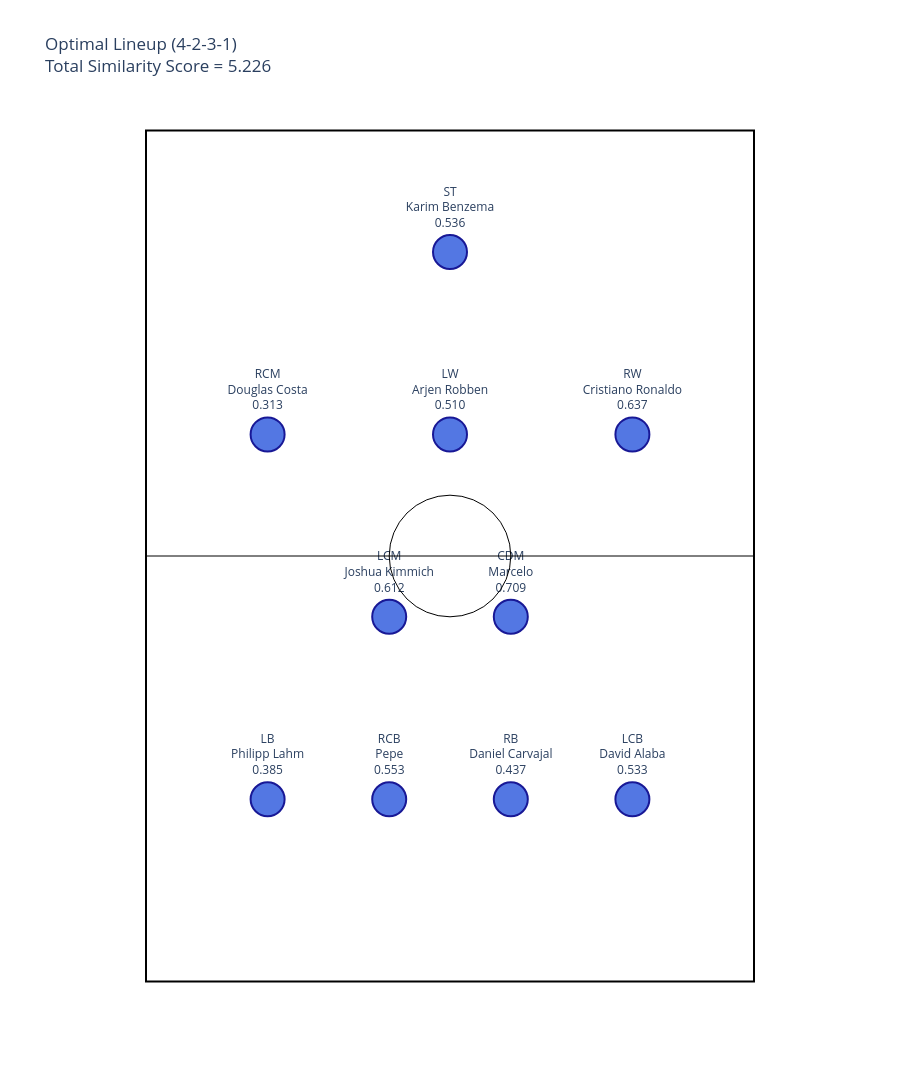

This figure's notebook cell:
### Code cell
visualize_optimal_lineup(
    custom_coords=formation_4231,
    df_scores=df_scores_fantasy_4231,
    lineup_df=optimal_lineup,
    total_score=total_score,
    formation_name="4-2-3-1",
)

### Figure 1 — Plotly figure (JSON) as saved in the notebook; plotly's stock layout.template omitted (floating-point values rounded to 4 significant figures)
{"data": [{"hoverinfo": "text", "hovertext": ["<b>pos_1 top 3 fits:</b><br>Philipp Lahm: 0.3850<br>Daniel Carvajal: 0.3432<br>Juan Bernat: 0.3305", "<b>pos_2 top 3 fits:</b><br>Philipp Lahm: 0.5838<br>David Alaba: 0.5327<br>Pepe: 0.4973", "<b>pos_3 top 3 fits:</b><br>Pepe: 0.5535<br>David Alaba: 0.4879<br>Daniel Carvajal: 0.4817", "<b>pos_4 top 3 fits:</b><br>Pepe: 0.4688<br>Philipp Lahm: 0.4622<br>Daniel Carvajal: 0.4365", "<b>pos_5 top 3 fits:</b><br>Marcelo: 0.6168<br>Joshua Kimmich: 0.6124<br>Casemiro: 0.6124", "<b>pos_6 top 3 fits:</b><br>Marcelo: 0.7094<br>Philipp Lahm: 0.7088<br>David Alaba: 0.7044", "<b>pos_7 top 3 fits:</b><br>Karim Benzema: 0.3445<br>Arjen Robben: 0.3211<br>Douglas Costa: 0.3134", "<b>pos_8 top 3 fits:</b><br>Arjen Robben: 0.5104<br>Thomas Mueller: 0.4875<br>Douglas Costa: 0.4654", "<b>pos_9 top 3 fits:</b><br>Karim Benzema: 0.6499<br>Cristiano Ronaldo: 0.6367<br>Douglas Costa: 0.6031", "<b>pos_10 top 3 fits:</b><br>Karim Benzema: 0.5361<br>Cristiano Ronaldo: 0.4723<br>Robert Lewandowski: 0.4583"], "marker": {"color": "royalblue", "line": {"color": "darkblue", "width": 2}, "opacity": 0.9, "size": 34}, "mode": "markers+text", "text": ["LB<br>Philipp Lahm<br>0.385", "LCB<br>David Alaba<br>0.533", "RCB<br>Pepe<br>0.553", "RB<br>Daniel Carvajal<br>0.437", "LCM<br>Joshua Kimmich<br>0.612", "CDM<br>Marcelo<br>0.709", "RCM<br>Douglas Costa<br>0.313", "LW<br>Arjen Robben<br>0.510", "RW<br>Cristiano Ronaldo<br>0.637", "ST<br>Karim Benzema<br>0.536"], "textposition": "top center", "type": "scatter", "x": [2.0, 8.0, 4.0, 6.0, 4.0, 6.0, 2.0, 5.0, 8.0, 5.0], "y": [3.0, 3.0, 3.0, 3.0, 6.0, 6.0, 9.0, 9.0, 9.0, 12.0]}], "layout": {"height": 1100, "shapes": [{"line": {"color": "black", "width": 2}, "type": "rect", "x0": 0, "x1": 10, "y0": 0, "y1": 14}, {"line": {"color": "black", "width": 1}, "type": "line", "x0": 0, "x1": 10, "y0": 7, "y1": 7}, {"line": {"color": "black", "width": 1}, "type": "circle", "x0": 4, "x1": 6, "y0": 6, "y1": 8}], "showlegend": false, "title": {"text": "Optimal Lineup (4-2-3-1)<br>Total Similarity Score = 5.226"}, "width": 900, "xaxis": {"range": [-0.5, 10.5], "showgrid": false, "title": {"text": "Pitch Width"}, "visible": false, "zeroline": false}, "yaxis": {"range": [-0.5, 14.5], "scaleanchor": "x", "scaleratio": 1, "showgrid": false, "title": {"text": "Pitch Length"}, "visible": false, "zeroline": false}}}
